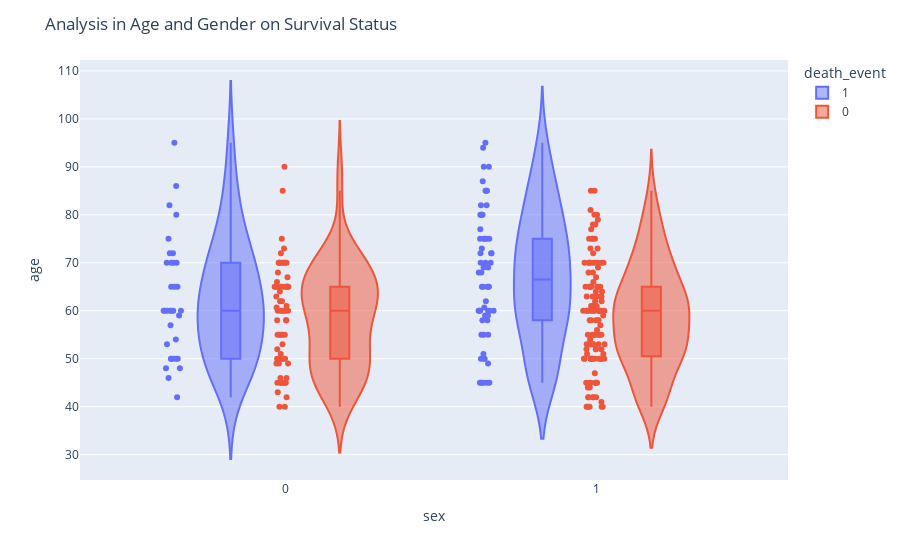

The notebook cell saved with this chart:
### Markdown cell above
**Keterangan**
<br>
Tingkat keselamatan lebih tinggi di umur 40 - 70 tahun, lalu menurun di atas umur 70 tahun.

### Code cell
fig = px.violin(df_clean, y="age", x="sex", color="death_event", box=True, points="all", hover_data=df_clean.columns)
fig.update_layout(title_text="Analysis in Age and Gender on Survival Status")
fig.show()

### Figure 1 — Plotly figure (JSON) as saved in the notebook; plotly's stock layout.template omitted (floating-point values rounded to 4 significant figures; data arrays with more than 128 entries replaced by an {"elided": "..."} marker saying what was removed)
{"data": [{"alignmentgroup": "True", "box": {"visible": true}, "customdata": {"elided": "96x11 float values"}, "hovertemplate": "death_event=%{customdata[10]}<br>sex=%{x}<br>age=%{y}<br>anaemia=%{customdata[0]}<br>cpk_level=%{customdata[1]}<br>diabetes=%{customdata[2]}<br>ejection_fraction=%{customdata[3]}<br>high_blood_pressure=%{customdata[4]}<br>platelets=%{customdata[5]}<br>serum_creatinine=%{customdata[6]}<br>serum_sodium=%{customdata[7]}<br>smoking=%{customdata[8]}<br>time=%{customdata[9]}<extra></extra>", "legendgroup": "1", "marker": {"color": "#636efa"}, "name": "1", "offsetgroup": "1", "orientation": "v", "points": "all", "scalegroup": "True", "showlegend": true, "type": "violin", "x": [1, 1, 1, 1, 0, 1, 1, 1, 0, 1, 1, 1, 1, 1, 1, 1, 1, 0, 0, 0, 1, 0, 1, 0, 1, 1, 1, 1, 1, 0, 1, 1, 1, 0, 0, 1, 0, 1, 0, 1, 1, 1, 1, 0, 1, 0, 0, 0, 0, 1, 1, 1, 1, 0, 1, 1, 0, 1, 0, 1, 1, 1, 1, 0, 0, 1, 0, 1, 0, 0, 1, 0, 1, 1, 1, 0, 0, 1, 0, 1, 1, 1, 1, 1, 1, 0, 0, 1, 1, 0, 0, 1, 0, 1, 1, 1], "x0": " ", "xaxis": "x", "y": [75, 55, 65, 50, 65, 90, 75, 60, 65, 80, 75, 62, 45, 50, 82, 87, 45, 70, 48, 65, 68, 75, 80, 95, 70, 58, 82, 94, 85, 50, 65, 69, 90, 82, 60, 70, 50, 70, 60, 50, 51, 60, 80, 57, 68, 53, 60, 70, 60, 95, 49, 72, 45, 50, 45, 60, 42, 72, 70, 65, 85, 69, 60, 60, 59, 60, 72, 85, 70, 86, 60, 46, 80, 72, 75, 72, 50, 45, 80, 59, 59, 65, 75, 58, 60.67, 50, 60, 45, 77, 48, 54, 73, 60, 55, 65, 55], "y0": " ", "yaxis": "y"}, {"alignmentgroup": "True", "box": {"visible": true}, "customdata": {"elided": "203x11 float values"}, "hovertemplate": "death_event=%{customdata[10]}<br>sex=%{x}<br>age=%{y}<br>anaemia=%{customdata[0]}<br>cpk_level=%{customdata[1]}<br>diabetes=%{customdata[2]}<br>ejection_fraction=%{customdata[3]}<br>high_blood_pressure=%{customdata[4]}<br>platelets=%{customdata[5]}<br>serum_creatinine=%{customdata[6]}<br>serum_sodium=%{customdata[7]}<br>smoking=%{customdata[8]}<br>time=%{customdata[9]}<extra></extra>", "legendgroup": "0", "marker": {"color": "#EF553B"}, "name": "0", "offsetgroup": "0", "orientation": "v", "points": "all", "scalegroup": "True", "showlegend": true, "type": "violin", "x": {"elided": "203 int values"}, "x0": " ", "xaxis": "x", "y": {"elided": "203 float values"}, "y0": " ", "yaxis": "y"}], "layout": {"legend": {"title": {"text": "death_event"}, "tracegroupgap": 0}, "margin": {"t": 60}, "title": {"text": "Analysis in Age and Gender on Survival Status"}, "violinmode": "group", "xaxis": {"anchor": "y", "domain": [0, 1], "title": {"text": "sex"}}, "yaxis": {"anchor": "x", "domain": [0, 1], "title": {"text": "age"}}}}
